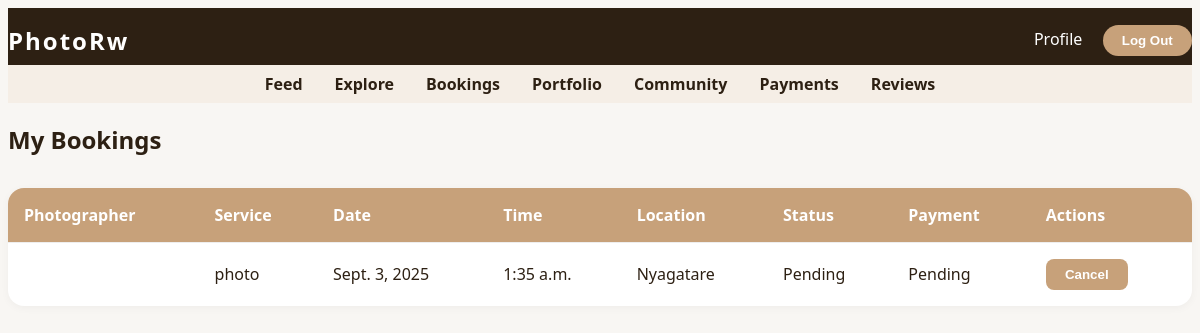
The page /bookings/client/ (signed in) on the database as committed earlier.
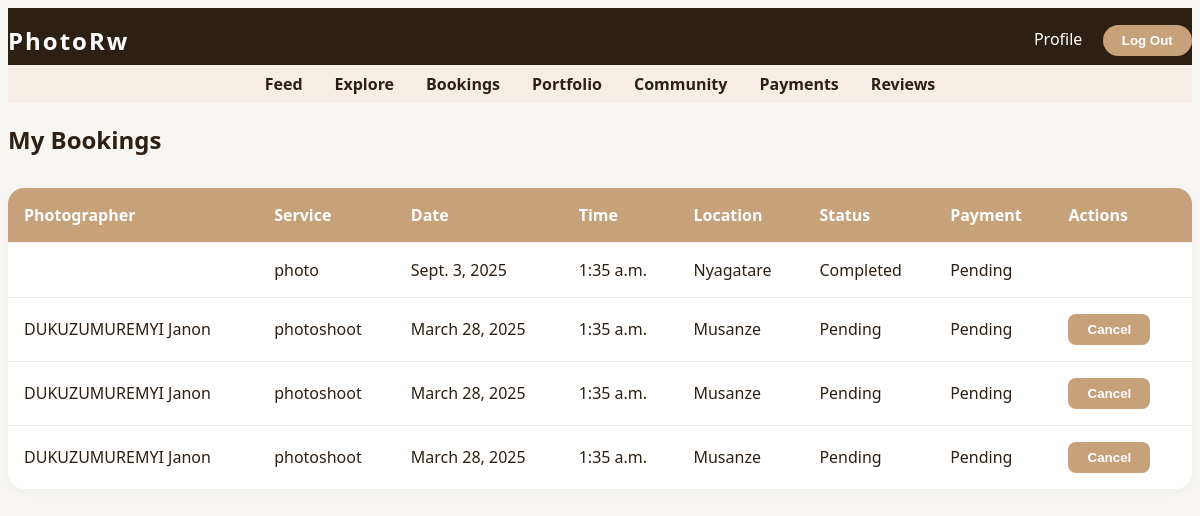
The same page on the database as committed later.
### bookings/models.py (models this page shows, shortened)
class Booking(models.Model):
	STATUS_CHOICES = [
		('pending', 'Pending'),
		('confirmed', 'Confirmed'),
		('completed', 'Completed'),
		('cancelled', 'Cancelled'),
	]
	PAYMENT_STATUS_CHOICES = [
		('pending', 'Pending'),
		('paid', 'Paid'),
		('failed', 'Failed'),
	]
	client = models.ForeignKey(User, on_delete=models.CASCADE, related_name='client_bookings', limit_choices_to={'role': 'client'})
	photographer = models.ForeignKey(User, on_delete=models.CASCADE, related_name='photographer_bookings', limit_choices_to={'role': 'photographer'})
	service_type = models.CharField(max_length=100)
	date = models.DateField()
	time = models.TimeField()
	location = models.CharField(max_length=255)
	status = models.CharField(max_length=20, choices=STATUS_CHOICES, default='pending')
	payment_status = models.CharField(max_length=20, choices=PAYMENT_STATUS_CHOICES, default='pending')
	created_at = models.DateTimeField(auto_now_add=True)

### users/models.py (models this page shows, shortened)
class User(AbstractUser):
	class Roles(models.TextChoices):
		PHOTOGRAPHER = 'photographer', _('Photographer')
		CLIENT = 'client', _('Client')
	email = models.EmailField(_('email address'), unique=True)
	bio = models.TextField(_('bio'), blank=True)
	profile_picture = models.ImageField(upload_to='profile_pics/', blank=True, null=True)
	location = models.CharField(max_length=255, blank=True)
	contact_info = models.CharField(max_length=255, blank=True)
	is_verified = models.BooleanField(default=False)
	role = models.CharField(max_length=20, choices=Roles.choices, default=Roles.CLIENT)
	USERNAME_FIELD = 'email'
	REQUIRED_FIELDS = ['username']

### bookings/views.py (the view)
# urls.py: path('client/', views.client_dashboard, name='client_dashboard'),
@login_required
def client_dashboard(request):
	bookings = Booking.objects.filter(client=request.user)
	return render(request, 'bookings/client_dashboard.html', {'bookings': bookings})

### templates/bookings/client_dashboard.html (shortened to what this page needs)
{% extends 'base.html' %}
{% load static %}
{% block head %}
    <link rel="stylesheet" href="{% static 'css/booking_table.css' %}">
{% endblock %}
{% block content %}
<div class="dashboard-section">
    <h2>My Bookings</h2>
    <table class="booking-table">
        <thead>
            <tr>
                <th>Photographer</th>
                <th>Service</th>
                <th>Date</th>
                <th>Time</th>
                <th>Location</th>
                <th>Status</th>
                <th>Payment</th>
                <th>Actions</th>
            </tr>
        </thead>
        <tbody>
        {% for booking in bookings %}
            <tr>
                <td>{{ booking.photographer.first_name }} {{ booking.photographer.last_name }}</td>
                <td>{{ booking.service_type }}</td>
                <td>{{ booking.date }}</td>
                <td>{{ booking.time }}</td>
                <td>{{ booking.location }}</td>
                <td>{{ booking.get_status_display }}</td>
                <td>{{ booking.get_payment_status_display }}</td>
                <td>
                    {% if booking.status == 'pending' %}
                        <form method="post" action="{% url 'cancel_booking' booking.id %}" style="display:inline;">{% csrf_token %}<button type="submit" class="cancel-btn">Cancel</button></form>
                    {% endif %}
                </td>
            </tr>
        {% empty %}
            <tr><td colspan="8">No bookings yet.</td></tr>
        {% endfor %}
        </tbody>
    </table>
</div>
{% endblock %}

Rows that differ between the two databases and show on the page:
changed Booking "photo": status "Pending" → "Completed"; no longer shows "Cancel"
added Booking: photographer.first_name "DUKUZUMUREMYI", photographer.last_name "Janon", service_type "photoshoot", date "March 28, 2025", time "1:35 a.m.", location "Musanze", status "Pending", payment_status "Pending", shows "Cancel"
added Booking: photographer.first_name "DUKUZUMUREMYI", photographer.last_name "Janon", service_type "photoshoot", date "March 28, 2025", time "1:35 a.m.", location "Musanze", status "Pending", payment_status "Pending", shows "Cancel"
added Booking: photographer.first_name "DUKUZUMUREMYI", photographer.last_name "Janon", service_type "photoshoot", date "March 28, 2025", time "1:35 a.m.", location "Musanze", status "Pending", payment_status "Pending", shows "Cancel"
